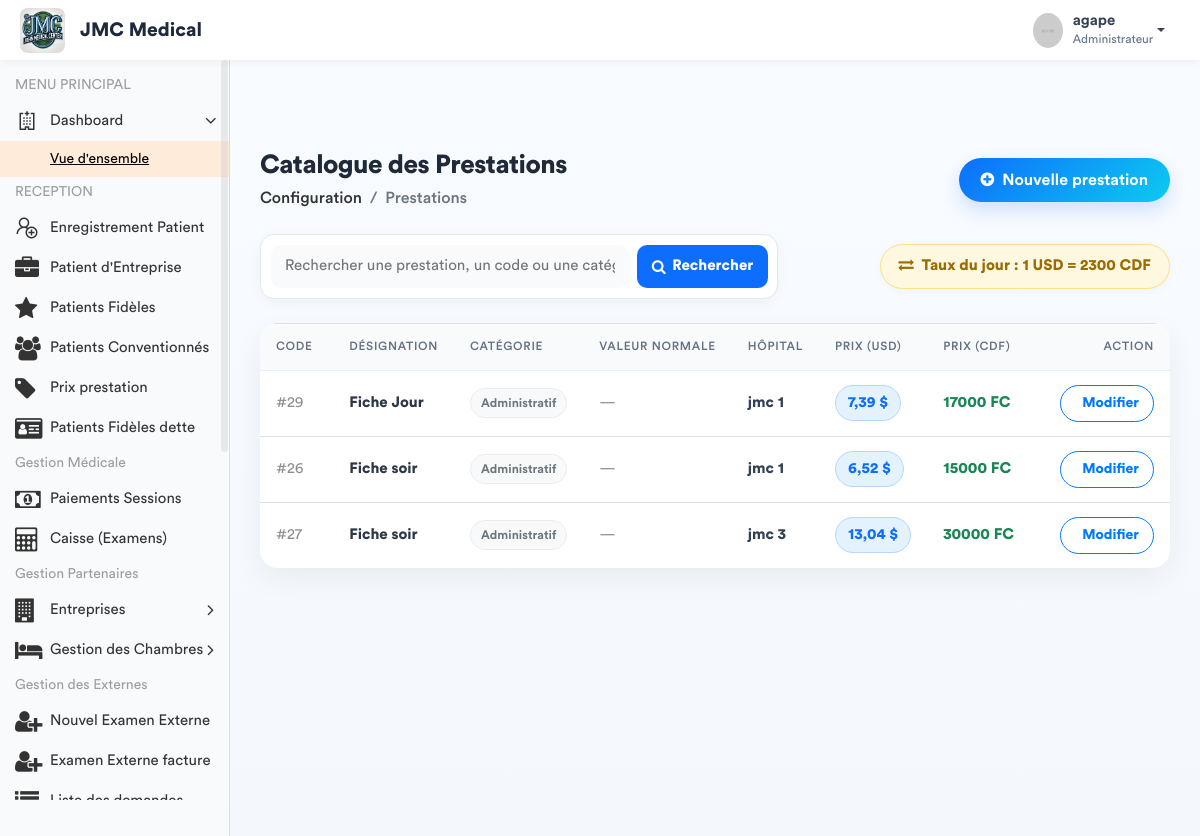
Before: /prestations/ (signed in) with the older database file.
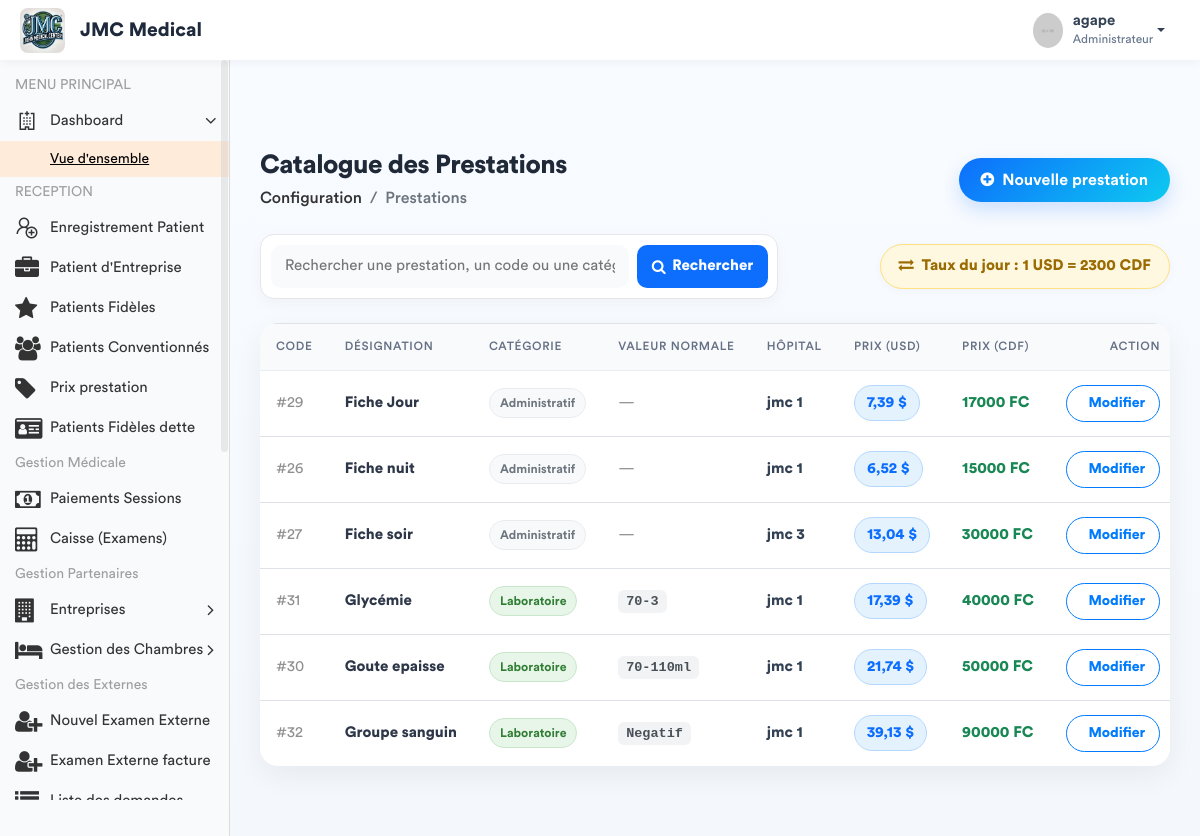
After: the same page with the newer database file.
### app/models.py (models this page shows, shortened)
class Prestation(models.Model):
    CATEGORIES = [
        ('ADM', 'Administratif'),
        ('CONS', 'Consultation'),
        ('LABO', 'Laboratoire'),
        ('SOIN', 'Soins'),
        ('ECHO', 'Échographie'),
        ('RADIO', 'Radiologie'),
        ('SCAN', 'Scanner'),
        ('IRM', 'IRM'),
        ('CARDIO', 'Cardiographie'),
        ('GYNECO', 'Gynécographie'),
        ('ONCO', 'Oncologie'),
        ('ORTHO', 'Orthopédie'),
        ('DERMA', 'Dermatologie'),
        ('OPHTA', 'Ophtalmologie'),
        ('PSY', 'Psychiatrie'),
        ('KINE', 'Rééducation / Kinésithérapie'),
        ('MED', 'Acte Médical'),
        ('CHIR', 'Acte Chirurgical'),
        ('CONS_MAT', 'Consultation Maternité'),
        ('MAT', 'Forfait Maternité / Accouchement'),
    ]
    libelle = models.CharField(max_length=200, verbose_name="Libellé")
    categorie = models.CharField(max_length=10, choices=CATEGORIES, verbose_name="Catégorie")
    prix = models.DecimalField(max_digits=10, decimal_places=2, default=Decimal('0.00'), verbose_name="Prix (CDF)")
    hopital =  models.ForeignKey(Hopital, on_delete= models.SET_NULL , null = True , related_name = 'hopital_prestation')
    valeur_normale = models.CharField(
        max_length=150, blank=True, null=True,
        verbose_name="Valeur Normale / Référence (Labo uniquement)",
        help_text="Ex: 70-110 mg/dl, Négatif, etc."
    )
    class Meta:
        verbose_name = "Prestation"
        verbose_name_plural = "Prestations"

class Hopital(models.Model):
    nomH = models.CharField(max_length=30)
    def __str__(self):
        return self.nomH

### app/views.py (the view)
# urls.py: path('prestations/', views.gestion_prestations, name='gestion_prestations'),
@login_required
def gestion_prestations(request):
    query = request.GET.get('q')
    if query:
        prestations_list = Prestation.objects.filter(
            Q(libelle__icontains=query) | Q(categorie__icontains=query)
        ).order_by('libelle')
    else:
        prestations_list = Prestation.objects.all().order_by('libelle')
    config = ConfigurationHopital.objects.first()
    taux_valeur = config.taux_usd_en_cdf if config else 2500.00
    taux = Decimal(str(taux_valeur))  # 1 USD = taux CDF
    paginator = Paginator(prestations_list, 10)
    page_number = request.GET.get('page')
    prestations_obj = paginator.get_page(page_number)
    for item in prestations_obj:
        item.prix_usd = item.prix / taux if taux else Decimal('0')
    if request.method == 'POST':
        form = PrestationForm(request.POST)
        if form.is_valid():
            form.save()
            messages.success(request, "La prestation a été ajoutée avec succès.")
            return redirect('gestion_prestations')
    else:
        form = PrestationForm()
    role = Fonction.objects.filter(userKey=request.user).first()
    fonctionKey = role.fonctionKey.roleName if role and role.fonctionKey else None
    categories_list = Prestation._meta.get_field('categorie').choices
    context = {
        'prestations': prestations_obj,
        'form': form,
        'taux': taux,
        'fonctionKey': fonctionKey,
        'categories_list': categories_list,
    }
    return render(request, 'back-end/prestation/list_prestation.html', context)

### app/templates/back-end/prestation/list_prestation.html (shortened to what this page needs)
<!DOCTYPE html>
{% load static %}
<html lang="fr">
<head>
    {% include 'back-end/includes/css.html' %}
</head>
<body>
    <div class="main-wrapper">
        {% include 'back-end/includes/header.html' %}
        {% include 'back-end/includes/sidebar.html' %}
        <div class="page-wrapper">
            <div class="content container-fluid">
                <div class="page-header mb-4">
                    <div class="row align-items-center">
                        <div class="col">
                            <h3 class="page-title">Catalogue des Prestations</h3>
                            <ul class="breadcrumb">
                                <li class="breadcrumb-item"><a href="#">Configuration</a></li>
                                <li class="breadcrumb-item active">Prestations</li>
                            </ul>
                        </div>
                        <div class="col-auto float-right ml-auto">
                            <a href="#" class="btn add-btn" data-toggle="modal" data-target="#add_prestation">
                                <i class="fa fa-plus-circle mr-1"></i> Nouvelle prestation
                            </a>
                        </div>
                    </div>
                </div>
                <div class="row mb-4 align-items-center">
                    <div class="col-md-7">
                        <form method="GET" action="{% url 'gestion_prestations' %}" class="search-card">
                            <input type="text" name="q" class="search-input"
                                   placeholder="Rechercher une prestation, un code ou une catégorie..."
                                   value="{{ request.GET.q|default:'' }}">
                            <button class="search-btn" type="submit">
                                <i class="fa fa-search"></i> Rechercher
                            </button>
                        </form>
                    </div>
                    <div class="col-md-5 text-md-right mt-3 mt-md-0">
                        <div class="d-inline-block taux-info">
                            <i class="fa fa-exchange mr-1"></i>
                            <strong>Taux du jour : 1 USD = {{ taux|floatformat:0 }} CDF</strong>
                        </div>
                    </div>
                </div>
                <div class="row">
                    <div class="col-md-12">
                        <div class="card card-table">
                            <div class="card-body p-0">
                                <div class="table-responsive">
                                    <table class="table table-hover mb-0">
                                        <thead>
                                            <tr>
                                                <th style="width: 80px;">Code</th>
                                                <th>Désignation</th>
                                                <th>Catégorie</th>
                                                <th>Valeur Normale</th>
                                                <th>Hôpital</th>
                                                <th>Prix (USD)</th>
                                                <th>Prix (CDF)</th>
                                                <th class="text-right" style="width: 160px;">Action</th>
                                            </tr>
                                        </thead>
                                        <tbody>
                                            {% for item in prestations %}
                                                <tr>
                                                    <td><span class="text-muted">#{{ item.id }}</span></td>
                                                    <td><span style="font-weight: 700; color: #2d3748;">{{ item.libelle }}</span></td>
                                                    <td>
                                                        {% if item.categorie == 'LABO' %}
                                                            <span class="cat-badge cat-labo">{{ item.get_categorie_display }}</span>
                                                        {% elif item.categorie == 'CONS' or item.categorie == 'CONSULTATION' %}
                                                            <span class="cat-badge cat-consult">{{ item.get_categorie_display }}</span>
                                                        {% elif item.categorie == 'IMAG' or item.categorie == 'IMAGERIE' %}
                                                            <span class="cat-badge cat-imagerie">{{ item.get_categorie_display }}</span>
                                                        {% else %}
                                                            <span class="cat-badge cat-default">{{ item.get_categorie_display }}</span>
                                                        {% endif %}
                                                    </td>
                                                    <td>
                                                        {% if item.valeur_normale %}
                                                            <span class="text-valeur-normale">{{ item.valeur_normale }}</span>
                                                        {% else %}
                                                            <span class="text-muted">—</span>
                                                        {% endif %}
                                                    </td>
                                                    <td>
                                                        {% if item.hopital %}
                                                            <span class="hospital-name">{{ item.hopital.nomH|default:item.hopital }}</span>
                                                        {% else %}
                                                            <span class="text-muted">—</span>
                                                        {% endif %}
                                                    </td>
                                                    <td>
                                                        <span class="badge-usd">{{ item.prix_usd|floatformat:2 }} $</span>
                                                    </td>
                                                    <td>
                                                        <span class="text-cdf">{{ item.prix|floatformat:0 }} FC</span>
                                                    </td>
                                                    <td class="text-right">
                                                        <a href="{% url 'modifier_prestation' item.id %}"
                                                           class="btn btn-sm btn-outline-primary action-btn">
                                                             Modifier
                                                        </a>
                                                    </td>
                                                </tr>
                                            {% endfor %}
                                        </tbody>
                                    </table>
                                </div>
                            </div>
                        </div>
                    </div>
                </div>
            </div>
        </div>
    </div>
</body>
</html>

### app/templates/back-end/includes/header.html (shortened to what this page needs)
{% load static %}
<header class="header-modern" style="background: #ffffff; height: 60px; box-shadow: 0 2px 10px rgba(0,0,0,0.05); display: flex; align-items: center; padding: 0 20px; position: relative; z-index: 1060;">
    <div class="header-left" style="display: flex; align-items: center;">
        <a href="{% url 'home' %}" class="logo">
            <img src="{% static 'front-end/assets/img/dr/jmc.jpeg' %}" width="45" height="45" alt="Moyanoli" style="border-radius: 8px;">
        </a>
        <span style="font-weight: 700; font-size: 1.2rem; margin-left: 15px; color: #1e293b;">JMC Medical</span>
    </div>
    <ul class="nav user-menu" style="list-style: none; display: flex; align-items: center; margin-left: auto;">
        <li class="nav-item dropdown has-arrow main-drop">
            <a href="#" class="dropdown-toggle nav-link" data-toggle="dropdown" style="display: flex; align-items: center; color: #334155; text-decoration: none;">
                <span class="user-img" style="margin-right: 10px;">
                    <img src="{% static 'back-end/assets/img/profiles/avatar-21.jpg' %}" width="35" height="35" alt="User" style="border-radius: 50%;">
                </span>
                <div style="line-height: 1.2;">
                    <span style="font-weight: 600; display: block;">{{ user.username }}</span>
                    <span style="font-size: 0.75rem; color: #64748b;">Administrateur</span>
                </div>
            </a>
        </li>
    </ul>
</header>

Changed rows visible on the page:
changed Prestation id 26: libelle "Fiche soir" → "Fiche nuit"
added Prestation: id "31", libelle "Glycémie", categorie "Laboratoire", valeur_normale "70-3", hopital.nomH "jmc 1", prix_usd "17,39", prix "40000"
added Prestation: id "30", libelle "Goute epaisse", categorie "Laboratoire", valeur_normale "70-110ml", hopital.nomH "jmc 1", prix_usd "21,74", prix "50000"
added Prestation: id "32", libelle "Groupe sanguin", categorie "Laboratoire", valeur_normale "Negatif", hopital.nomH "jmc 1", prix_usd "39,13", prix "90000"
